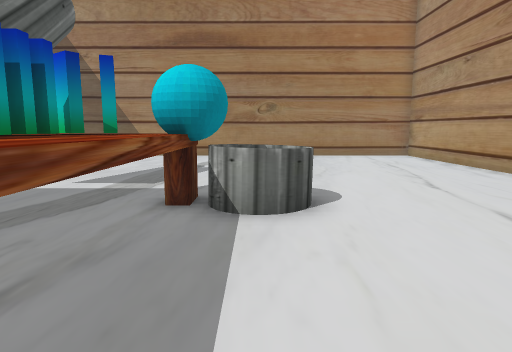
view 1 (above)

14 first-person views from a walk through a Unity game level. The camera is 1.3 m above the floor, tilts 8° down and sees 75° across. The floor is counted in squares, 1 m on a side. Each view is taken from the middle of a square. On the plan, view 1 faces up. The plan holds only what a view shows up to about 14 squares ahead; the rest is blank.

view 2
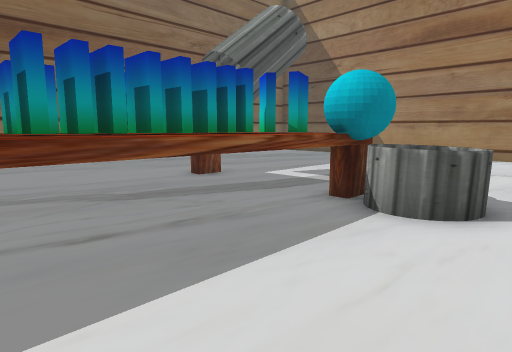

view 3
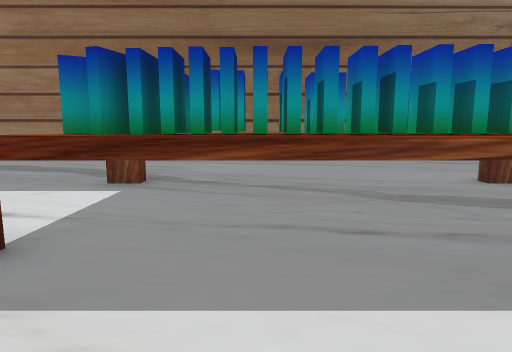

view 4
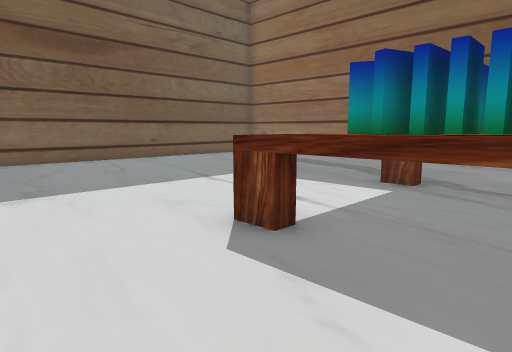

view 5
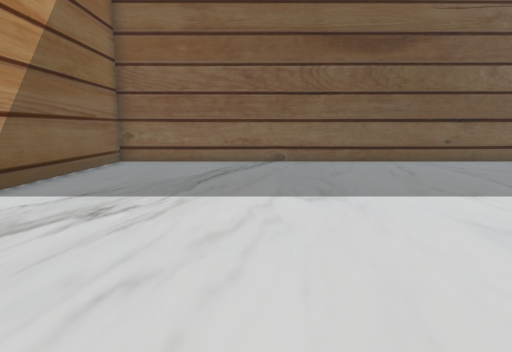

view 6
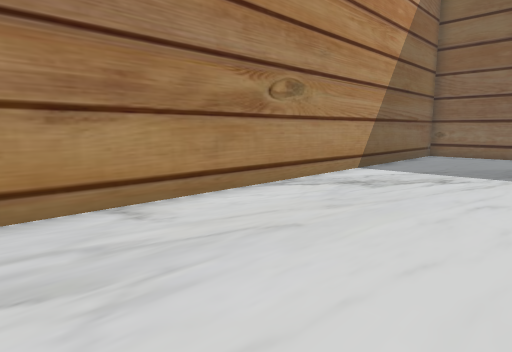

view 7
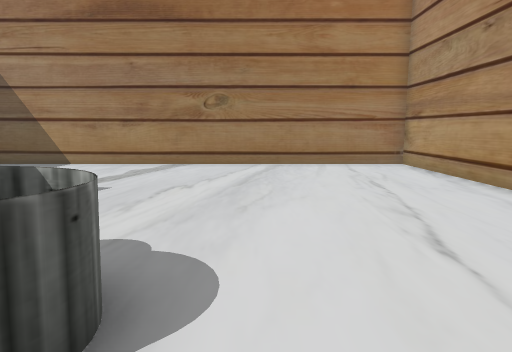

view 8
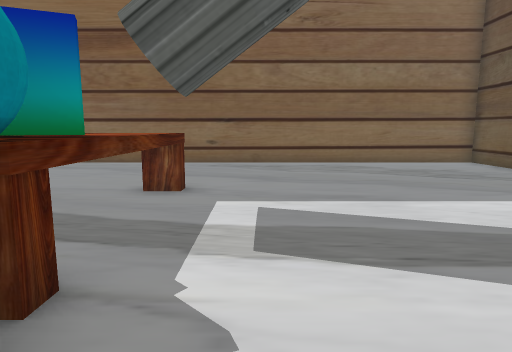

view 9
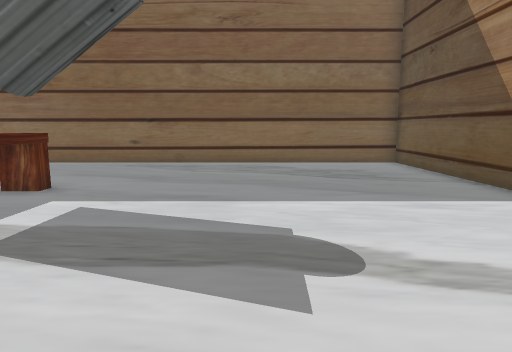

view 10
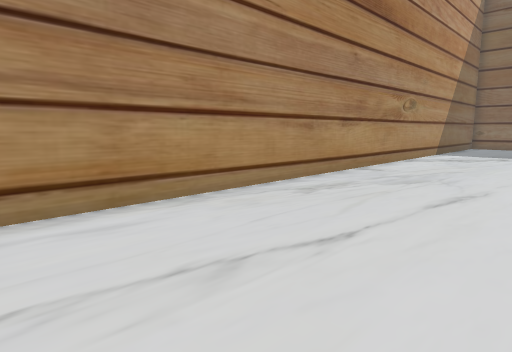

view 11
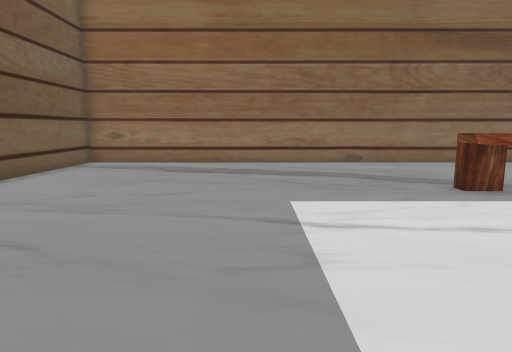

view 12
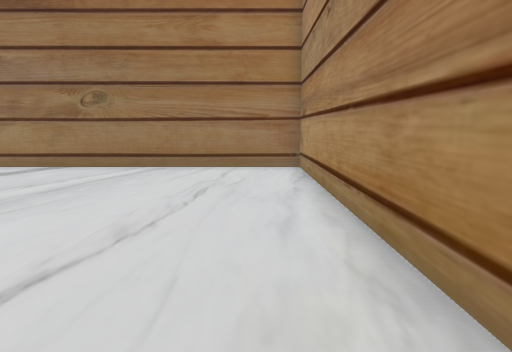

view 13
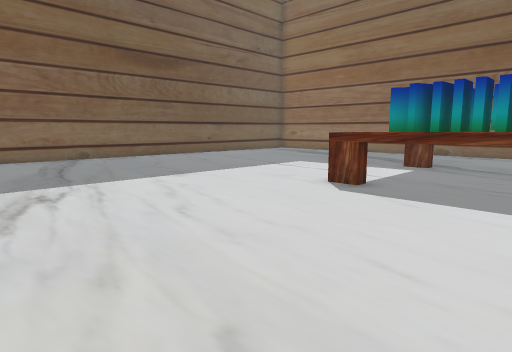

view 14
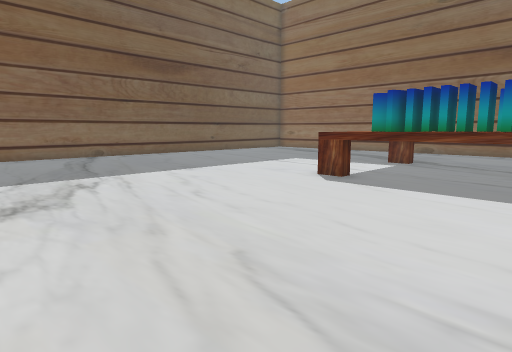

### Floor plan
Key: @ floor where view 1 was taken; # wall or solid block; . floor; = window, fence, low wall or low ledge; ^ raised ledge; T thing the floor can be seen under or through; O other object.
Columns run from 12 left of view 1 to 8 right of it. Each row starts with its distance up from view 1.
 17 #####################
 16 #...................#
 15 #...................#
 14 #...................#
 13 #...................#
 12 #...................#
 11 #...................#
 10 #...................#
  9 #...................#
  8 #...................#
  7 #...........=.......#
  6 #.....^^^^OO.=......#
  5 #.....^ ^^^O=.......#
  4 #.....^^^#^^........#
  3 #.....^T^T^^........#
  2 #.....^T^T^^........#
  1 #.....^T^T^^........#
  0 #.....^T^T^^@.......#
 -1 #.....^^^T^^........#
 -2 #.....^ ^T^^........#
 -3 #.....^^^^^^........#
 -4 #...................#
 -5 #...................#
 -6 #...................#
 -7 #...................#
 -8 #...................#
 -9 #...................#
-10 #...................#
-11 #...................#
-12 #...................#
-13 #...................#
-14 #...................#
-15 #####################

Where each view was taken, in squares from view 1:
view 1: 0 up, 0 right, facing up
view 2: 0 up, 2 right, facing up-left
view 3: 0 up, 2 right, facing left
view 4: 0 up, 2 right, facing down-left
view 5: 1 down, 2 right, facing down
view 6: 3 up, 2 right, facing down-right
view 7: 4 up, 2 right, facing up
view 8: 8 up, 1 right, facing left
view 9: 11 up, 1 right, facing left
view 10: 11 up, 2 right, facing down-right
view 11: 8 down, 1 right, facing left
view 12: 5 up, 6 right, facing up
view 13: 1 up, 6 right, facing down-left
view 14: 2 up, 7 right, facing down-left
